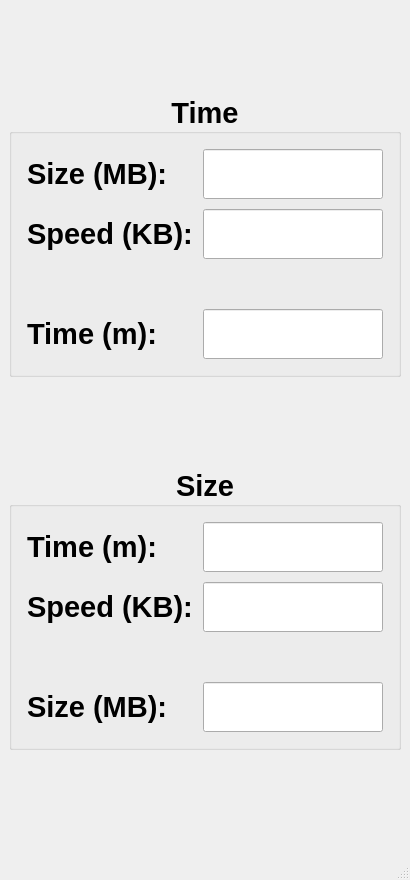
<?xml version="1.0" encoding="UTF-8"?>
<ui version="4.0">
 <class>MainWindow</class>
 <widget class="QMainWindow" name="MainWindow">
  <property name="geometry">
   <rect>
    <x>0</x>
    <y>0</y>
    <width>410</width>
    <height>880</height>
   </rect>
  </property>
  <property name="font">
   <font>
    <pointsize>20</pointsize>
    <bold>true</bold>
   </font>
  </property>
  <property name="windowTitle">
   <string>MainWindow</string>
  </property>
  <widget class="QWidget" name="centralwidget">
   <layout class="QHBoxLayout" name="horizontalLayout">
    <item>
     <spacer name="horizontalSpacer">
      <property name="orientation">
       <enum>Qt::Horizontal</enum>
      </property>
      <property name="sizeHint" stdset="0">
       <size>
        <width>40</width>
        <height>20</height>
       </size>
      </property>
     </spacer>
    </item>
    <item>
     <layout class="QVBoxLayout" name="verticalLayout">
      <item>
       <spacer name="verticalSpacer_3">
        <property name="orientation">
         <enum>Qt::Vertical</enum>
        </property>
        <property name="sizeHint" stdset="0">
         <size>
          <width>20</width>
          <height>40</height>
         </size>
        </property>
       </spacer>
      </item>
      <item>
       <widget class="QGroupBox" name="groupBox">
        <property name="font">
         <font>
          <pointsize>22</pointsize>
          <bold>true</bold>
         </font>
        </property>
        <property name="layoutDirection">
         <enum>Qt::LeftToRight</enum>
        </property>
        <property name="title">
         <string>Time</string>
        </property>
        <property name="alignment">
         <set>Qt::AlignCenter</set>
        </property>
        <layout class="QGridLayout" name="gridLayout">
         <property name="leftMargin">
          <number>15</number>
         </property>
         <property name="topMargin">
          <number>15</number>
         </property>
         <property name="rightMargin">
          <number>15</number>
         </property>
         <property name="bottomMargin">
          <number>15</number>
         </property>
         <property name="spacing">
          <number>10</number>
         </property>
         <item row="1" column="1">
          <widget class="QLineEdit" name="le_speed">
           <property name="minimumSize">
            <size>
             <width>0</width>
             <height>50</height>
            </size>
           </property>
           <property name="font">
            <font>
             <pointsize>24</pointsize>
             <bold>true</bold>
            </font>
           </property>
           <property name="inputMethodHints">
            <set>Qt::ImhDigitsOnly</set>
           </property>
           <property name="alignment">
            <set>Qt::AlignCenter</set>
           </property>
          </widget>
         </item>
         <item row="3" column="1">
          <widget class="QLineEdit" name="le_time">
           <property name="minimumSize">
            <size>
             <width>0</width>
             <height>50</height>
            </size>
           </property>
           <property name="font">
            <font>
             <pointsize>24</pointsize>
             <bold>true</bold>
            </font>
           </property>
           <property name="inputMethodHints">
            <set>Qt::ImhDigitsOnly</set>
           </property>
           <property name="alignment">
            <set>Qt::AlignCenter</set>
           </property>
           <property name="readOnly">
            <bool>true</bool>
           </property>
          </widget>
         </item>
         <item row="1" column="0">
          <widget class="QLabel" name="label_2">
           <property name="font">
            <font>
             <pointsize>22</pointsize>
             <bold>true</bold>
            </font>
           </property>
           <property name="text">
            <string>Speed (KB):</string>
           </property>
          </widget>
         </item>
         <item row="2" column="1">
          <spacer name="verticalSpacer">
           <property name="font">
            <font>
             <pointsize>22</pointsize>
             <bold>true</bold>
            </font>
           </property>
           <property name="orientation">
            <enum>Qt::Vertical</enum>
           </property>
           <property name="sizeHint" stdset="0">
            <size>
             <width>20</width>
             <height>40</height>
            </size>
           </property>
          </spacer>
         </item>
         <item row="0" column="0">
          <widget class="QLabel" name="label">
           <property name="font">
            <font>
             <pointsize>22</pointsize>
             <bold>true</bold>
            </font>
           </property>
           <property name="text">
            <string>Size (MB):</string>
           </property>
          </widget>
         </item>
         <item row="3" column="0">
          <widget class="QLabel" name="label_3">
           <property name="font">
            <font>
             <pointsize>22</pointsize>
             <bold>true</bold>
            </font>
           </property>
           <property name="text">
            <string>Time (m):</string>
           </property>
          </widget>
         </item>
         <item row="0" column="1">
          <widget class="QLineEdit" name="le_net">
           <property name="minimumSize">
            <size>
             <width>0</width>
             <height>50</height>
            </size>
           </property>
           <property name="font">
            <font>
             <pointsize>24</pointsize>
             <bold>true</bold>
            </font>
           </property>
           <property name="inputMethodHints">
            <set>Qt::ImhDigitsOnly</set>
           </property>
           <property name="alignment">
            <set>Qt::AlignCenter</set>
           </property>
          </widget>
         </item>
        </layout>
       </widget>
      </item>
      <item>
       <spacer name="verticalSpacer_4">
        <property name="orientation">
         <enum>Qt::Vertical</enum>
        </property>
        <property name="sizeHint" stdset="0">
         <size>
          <width>20</width>
          <height>40</height>
         </size>
        </property>
       </spacer>
      </item>
      <item>
       <widget class="QGroupBox" name="groupBox_2">
        <property name="font">
         <font>
          <pointsize>22</pointsize>
          <bold>true</bold>
         </font>
        </property>
        <property name="layoutDirection">
         <enum>Qt::LeftToRight</enum>
        </property>
        <property name="title">
         <string>Size</string>
        </property>
        <property name="alignment">
         <set>Qt::AlignCenter</set>
        </property>
        <layout class="QGridLayout" name="gridLayout_2">
         <property name="leftMargin">
          <number>15</number>
         </property>
         <property name="topMargin">
          <number>15</number>
         </property>
         <property name="rightMargin">
          <number>15</number>
         </property>
         <property name="bottomMargin">
          <number>15</number>
         </property>
         <property name="spacing">
          <number>10</number>
         </property>
         <item row="3" column="1">
          <widget class="QLineEdit" name="le_net_2">
           <property name="minimumSize">
            <size>
             <width>0</width>
             <height>50</height>
            </size>
           </property>
           <property name="font">
            <font>
             <pointsize>24</pointsize>
             <bold>true</bold>
            </font>
           </property>
           <property name="inputMethodHints">
            <set>Qt::ImhDigitsOnly</set>
           </property>
           <property name="alignment">
            <set>Qt::AlignCenter</set>
           </property>
           <property name="readOnly">
            <bool>true</bool>
           </property>
          </widget>
         </item>
         <item row="2" column="1">
          <spacer name="verticalSpacer_2">
           <property name="font">
            <font>
             <pointsize>22</pointsize>
             <bold>true</bold>
            </font>
           </property>
           <property name="orientation">
            <enum>Qt::Vertical</enum>
           </property>
           <property name="sizeHint" stdset="0">
            <size>
             <width>20</width>
             <height>40</height>
            </size>
           </property>
          </spacer>
         </item>
         <item row="1" column="0">
          <widget class="QLabel" name="label_5">
           <property name="font">
            <font>
             <pointsize>22</pointsize>
             <bold>true</bold>
            </font>
           </property>
           <property name="text">
            <string>Speed (KB):</string>
           </property>
          </widget>
         </item>
         <item row="3" column="0">
          <widget class="QLabel" name="label_4">
           <property name="font">
            <font>
             <pointsize>22</pointsize>
             <bold>true</bold>
            </font>
           </property>
           <property name="text">
            <string>Size (MB):</string>
           </property>
          </widget>
         </item>
         <item row="0" column="1">
          <widget class="QLineEdit" name="le_time_2">
           <property name="minimumSize">
            <size>
             <width>0</width>
             <height>50</height>
            </size>
           </property>
           <property name="font">
            <font>
             <pointsize>24</pointsize>
             <bold>true</bold>
            </font>
           </property>
           <property name="inputMethodHints">
            <set>Qt::ImhDigitsOnly</set>
           </property>
           <property name="alignment">
            <set>Qt::AlignCenter</set>
           </property>
          </widget>
         </item>
         <item row="1" column="1">
          <widget class="QLineEdit" name="le_speed_2">
           <property name="minimumSize">
            <size>
             <width>0</width>
             <height>50</height>
            </size>
           </property>
           <property name="font">
            <font>
             <pointsize>24</pointsize>
             <bold>true</bold>
            </font>
           </property>
           <property name="inputMethodHints">
            <set>Qt::ImhDigitsOnly</set>
           </property>
           <property name="alignment">
            <set>Qt::AlignCenter</set>
           </property>
          </widget>
         </item>
         <item row="0" column="0">
          <widget class="QLabel" name="label_6">
           <property name="font">
            <font>
             <pointsize>22</pointsize>
             <bold>true</bold>
            </font>
           </property>
           <property name="text">
            <string>Time (m):</string>
           </property>
          </widget>
         </item>
        </layout>
       </widget>
      </item>
      <item>
       <spacer name="verticalSpacer_5">
        <property name="orientation">
         <enum>Qt::Vertical</enum>
        </property>
        <property name="sizeHint" stdset="0">
         <size>
          <width>20</width>
          <height>40</height>
         </size>
        </property>
       </spacer>
      </item>
     </layout>
    </item>
    <item>
     <spacer name="horizontalSpacer_2">
      <property name="orientation">
       <enum>Qt::Horizontal</enum>
      </property>
      <property name="sizeHint" stdset="0">
       <size>
        <width>40</width>
        <height>20</height>
       </size>
      </property>
     </spacer>
    </item>
   </layout>
  </widget>
  <widget class="QMenuBar" name="menubar">
   <property name="geometry">
    <rect>
     <x>0</x>
     <y>0</y>
     <width>410</width>
     <height>26</height>
    </rect>
   </property>
   <property name="font">
    <font>
     <pointsize>12</pointsize>
     <bold>true</bold>
    </font>
   </property>
  </widget>
  <widget class="QStatusBar" name="statusbar"/>
 </widget>
 <tabstops>
  <tabstop>le_net</tabstop>
  <tabstop>le_speed</tabstop>
  <tabstop>le_time</tabstop>
  <tabstop>le_speed_2</tabstop>
  <tabstop>le_time_2</tabstop>
  <tabstop>le_net_2</tabstop>
 </tabstops>
 <resources/>
 <connections/>
</ui>
